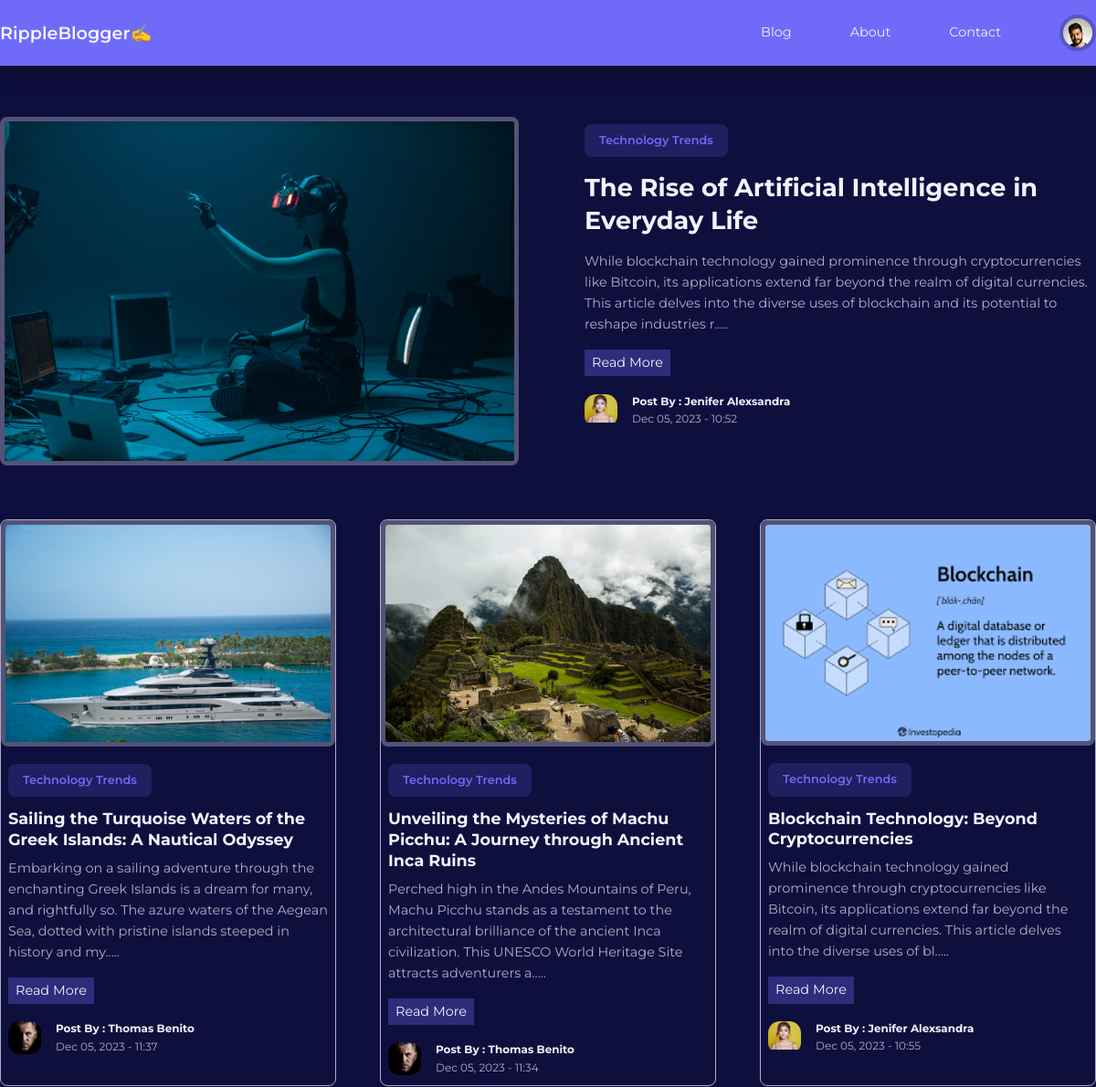
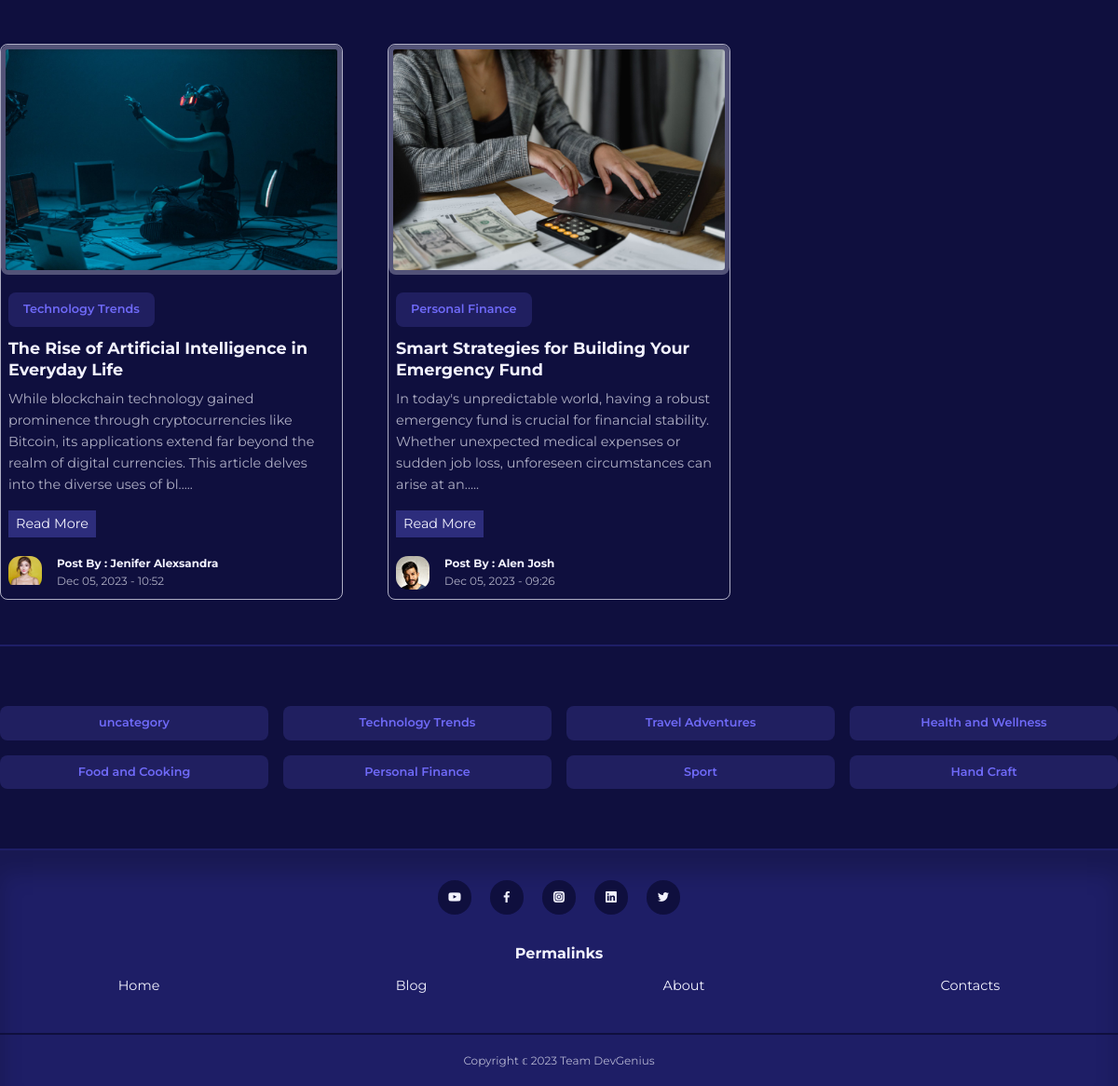
The page / (signed in) on the database its author committed (2 pictures, top to bottom).
### tables this page shows
CREATE TABLE `users` (
  `id` int(11) UNSIGNED NOT NULL,
  `firstname` varchar(50) NOT NULL,
  `lastname` varchar(50) NOT NULL,
  `username` varchar(50) NOT NULL,
  `email` varchar(100) NOT NULL,
  `password` varchar(255) NOT NULL,
  `avatar` varchar(255) NOT NULL,
  `is_admin` tinyint(1) NOT NULL
);

CREATE TABLE `posts` (
  `id` int(11) UNSIGNED NOT NULL,
  `title` varchar(255) NOT NULL,
  `body` text NOT NULL,
  `thumbnail` varchar(255) NOT NULL,
  `date_time` timestamp NOT NULL DEFAULT current_timestamp(),
  `category_id` int(11) UNSIGNED DEFAULT NULL,
  `author_id` int(11) UNSIGNED NOT NULL,
  `is_featured` tinyint(1) NOT NULL,
  `comments_count` int(11) DEFAULT 0
);

CREATE TABLE `categories` (
  `id` int(11) UNSIGNED NOT NULL,
  `title` varchar(255) NOT NULL,
  `description` text NOT NULL
);

### index.php (the view)
<?php
include 'partials/header.php';
$featured_query = "SELECT * FROM posts WHERE is_featured=1";
$featured_result = mysqli_query($connection, $featured_query);
$featured = mysqli_fetch_assoc($featured_result);
$query = "SELECT * FROM posts ORDER BY date_time DESC LIMIT 9";
$posts = mysqli_query($connection, $query);
?>
<?php if (mysqli_num_rows($featured_result) == 1) : ?>
    <section class="featured">
        <div class="container featured_container">
            <div class="post_thumbnail">
                <img src="./images/<?= $featured['thumbnail'] ?>" />
            </div>
            <div class="post_info">
                <?php
                $category_id = $featured['category_id'];
                $category_query = "SELECT * FROM categories WHERE id=$category_id";
                $category_result = mysqli_query($connection, $category_query);
                $category = mysqli_fetch_assoc($category_result);
                ?>
                <a href="<?= ROOT_URL ?>category-post.php?id=<?= $featured['category_id'] ?>" class="category_button"><?= $category['title'] ?></a>
                <h2 class="post_title">
                    <a href="<?= ROOT_URL ?>post.php?id=<?= $featured['id'] ?>"><?= $featured['title'] ?></a>
                </h2>
                <p class=" post_body">
                    <?= substr($featured['body'], 0, 250) ?>.....
                    <br />
                    <a href="<?= ROOT_URL ?>post.php?id=<?= $featured['id'] ?>">
                        <span class="read-more">Read More</span>
                    </a>
                </p>
                <div class="post_author">
                    <?php
                    $author_id = $featured['author_id'];
                    $author_query = "SELECT * FROM users WHERE id=$author_id";
                    $author_result = mysqli_query($connection, $author_query);
                    $author = mysqli_fetch_assoc($author_result);
                    ?>
                    <div class="post_author_avatar">
                        <img src="./images/<?= $author['avatar'] ?>" alt="avatar">
                    </div>
                    <div class="post_author-info">
                        <h5>Post By : <?= "{$author['firstname']} {$author['lastname']}" ?></h5>
                        <small>
                            <?= date("M d, Y - H:i", strtotime($featured['date_time'])) ?>
                        </small>
                    </div>
                </div>
            </div>
        </div>
    </section>
<?php endif ?>
<section class="posts <?= $featured ? '' : 'section_extra_margin' ?>">
    <div class="container posts_container">
        <?php while ($post = mysqli_fetch_assoc($posts)) : ?>
            <article class="post">
                <div class="post_thumbnail">
                    <img src="./images/<?= $post['thumbnail'] ?>" />
                </div>
                <div class="post_info">
                    <?php
                    $category_id = $post['category_id'];
                    $category_query = "SELECT * FROM categories WHERE id=$category_id";
                    $category_result = mysqli_query($connection, $category_query);
                    $category = mysqli_fetch_assoc($category_result);
                    ?>
                    <a href="<?= ROOT_URL ?>category-post.php?id=<?= $post['category_id'] ?>" class="category_button"><?= $category['title'] ?></a>
                    <h3 class="post_title">
                        <a href="<?= ROOT_URL ?>post.php?id=<?= $post['id'] ?>"><?= $post['title'] ?></a>
                    </h3>
                    <p class="post_body"><?= substr($post['body'], 0, 200) ?>..... <br />
                        <a href="<?= ROOT_URL ?>post.php?id=<?= $post['id'] ?>">
                            <span class="read-more">Read More</span>
                        </a>
                    </p>
                    <div class="post_author">
                        <?php
                        $author_id = $post['author_id'];
                        $author_query = "SELECT * FROM users WHERE id=$author_id";
                        $author_result = mysqli_query($connection, $author_query);
                        $author = mysqli_fetch_assoc($author_result);
                        ?>
                        <div class="post_author_avatar">
                            <img src="./images/<?= $author['avatar'] ?>" alt="avatar">
                        </div>
                        <div class="post_author_info">
                            <h5>Post By : <?= "{$author['firstname']} {$author['lastname']}" ?></h5>
                            <small>
                                <?= date("M d, Y - H:i", strtotime($post['date_time'])) ?>
                            </small>
                        </div>
                    </div>
                </div>
            </article>
        <?php endwhile ?>
    </div>
</section>
<section class="category_buttons">
    <div class="container category_buttons_container">
        <?php
        $all_categories_query = "SELECT * FROM categories";
        $all_categories = mysqli_query($connection, $all_categories_query);
        ?>
        <?php while ($category = mysqli_fetch_assoc($all_categories)) : ?>
            <a href="<?= ROOT_URL ?>category-post.php?id=<?= $category['id'] ?>" class="category_button"><?= $category['title'] ?></a>
        <?php endwhile ?>
    </div>
</section>
<?php
include "partials/footer.php";
?>

### partials/header.php (shortened to what this page needs)
<?php
require "config/database.php";
if (isset($_SESSION['user-id'])) {
  $id = filter_var($_SESSION['user-id'], FILTER_SANITIZE_FULL_SPECIAL_CHARS);
  $query = "SELECT avatar FROM users WHERE id ='$id'";
  $result = mysqli_query($connection, $query);
  $avatar = mysqli_fetch_assoc($result);
}
?>
<!DOCTYPE html>
<html lang="en">
<head>
  <link rel="stylesheet" href="https://unicons.iconscout.com/release/v4.0.8/css/line.css">
  <link rel="stylesheet" href="<?= ROOT_URL ?>css/style.css" />
</head>
<body>
  <nav>
    <div class="container nav_container">
      <a href="<?= ROOT_URL ?>index.php" class="nav_logo">RippleBlogger✍️</a>
      <ul class="nav_items">
        <li><a href="<?= ROOT_URL ?>blog.php">Blog</a></li>
        <li><a href="<?= ROOT_URL ?>about.php">About</a></li>
        <li><a href="<?= ROOT_URL ?>contact.php">Contact</a></li>
        <?php if (isset($_SESSION['user-id'])) : ?>
          <li class="nav_profile">
            <div class="avatar">
              <img src="<?= ROOT_URL . 'images/' . $avatar['avatar'] ?>" alt="nav-bar-profile-images" />
            </div>
          </li>
        <?php else : ?>
          <li><a href="<?= ROOT_URL ?>signin.php">Signin</a></li>
        <?php endif ?>
      </ul>
    </div>
  </nav>

### css/style.css (style rules this page uses)
:root { --color-primary: #6f6af8; --color-primary-variant: #5854c7; --color-primary-light: hsl(242, 91%, 69%, 18%); --color-red: #da0f3f; --color-red-light: hsl(346, 87%, 46%, 15%); --color-green: #00c476; --color-green-light: hsl(156, 100%, 38%, 15%); --color-gray-900: #1e1e66; --color-gray-700: #2d2d7c; --color-gray-300: rgba(242, 242, 254, 0.3); --color-gray-200: rgba(242, 242, 254, 0.7); --color-white: #f2f2fe; --color-bg: #0f0f3e; --transition: all 300ms ease; --container-width-lg: 74%; --container-width-md: 88%; --form-width: 50%; --card-border-radius-1: 0.3rem; --card-border-radius-2: 0.5rem; --card-border-radius-3: 0.8rem; --card-border-radius-4: 2rem; --card-border-radius-5: 5rem; }
* { margin: 0; padding: 0; outline: 0; border: 0; appearance: 0; list-style: none; text-decoration: none; box-sizing: border-box; }
body { font-family: 'Montserrat', sans-serif; line-height: 1.6; color: var(--color-gray-200); background: var(--color-bg); overflow-x: hidden; font-size: 0.9rem; }
.container { max-width: 1200px; margin: 0 auto; }
section { margin-top: 3rem; width: 100vw; }
h1, h2, h3, h4, h5 { color: var(--color-white); line-height: 1.3; }
h2 { font-size: 1.7rem; margin: 1rem 0; }
h3 { font-size: 1.1rem; margin: 0.8rem 0 0.5rem; }
a, li { color: var(--color-white); transition: var(--transition); }
img { display: block; width: 100%; background-size: cover; }
.read-more { display: inline-block; background-color: var(--color-gray-700); color: #f2f2fe; padding: 3px 8px; margin-top: 1rem; }
nav { background: var(--color-primary); width: 100vw; height: 4.5rem; position: fixed; top: 0; z-index: 20; box-shadow: 0 1rem 1rem rgba(0, 0, 0, 0.2); }
.nav_container { height: 100%; display: flex; align-items: center; justify-content: space-between; }
.avatar { width: 2.5rem; height: 2.5rem; border-radius: 50%; overflow: hidden; border: 0.3rem solid var(--color-primary-variant); }
.nav_logo { font-weight: 600; font-size: 1.2rem; }
.nav_items { display: flex; align-items: center; gap: 4rem; }
.nav_profile { position: relative; cursor: pointer; }
.category_button { background: var(--color-primary-light); color: var(--color-primary); display: inline-block; padding: 0.5rem 1rem; border-radius: var(--card-border-radius-2); font-weight: 600; font-size: 0.8rem; text-align: center; }
.post { border-radius: 0.5rem; border: 0.1rem solid var(--color-gray-200); }
.post_info { padding: 0.5rem; }
.post_thumbnail { border-radius: 0.5rem; border: 0.35rem solid var(--color-gray-300); overflow: hidden; margin-bottom: 0.7rem; }
.post_author { display: flex; gap: 1rem; margin-top: 1.2rem; }
.post_author_avatar { width: 2.5em; height: 2.5em; border-radius: var(--card-border-radius-3); overflow: hidden; }
.featured { margin-top: 8rem; }
.featured_container { display: grid; grid-template-columns: 1fr 1fr; gap: 4rem; }
.featured .post_thumbnail { height: fit-content; }
.posts_container { display: grid; grid-template-columns: repeat(3, 1fr); gap: 3rem; }
.category_buttons { padding: 4rem 0; border-bottom: 2px solid var(--color-gray-900); border-top: 2px solid var(--color-gray-900); }
.category_buttons_container { display: grid; grid-template-columns: repeat(4, 1fr); gap: 1rem; }

### rows shown on the page
users: avatar (picture)
posts: thumbnail (picture), title "The Rise of Artificial Intelligence in Everyday Life", body "While blockchain technology gained prominence through cryptocurrencies like Bitcoin, its applications extend far beyond the realm of digital currencies. This article delves into the diverse uses of blockchain and its potential to reshape industries r", date_time "Dec 05, 2023 - 10:52", category.title "Technology Trends", body "While blockchain technology gained prominence through cryptocurrencies like Bitcoin, its applications extend far beyond the realm of digital currencies. This article delves into the diverse uses of bl", author.avatar (picture), author.firstname "Jenifer", author.lastname "Alexsandra"
categories: title "Technology Trends"
users: avatar (picture), firstname "Jenifer", lastname "Alexsandra"
posts: thumbnail (picture), category.title "Technology Trends", title "Sailing the Turquoise Waters of the Greek Islands: A Nautical Odyssey", body "Embarking on a sailing adventure through the enchanting Greek Islands is a dream for many, and rightfully so. The azure waters of the Aegean Sea, dotted with pristine islands steeped in history and my", author.avatar (picture), author.firstname "Thomas", author.lastname "Benito", date_time "Dec 05, 2023 - 11:37"
posts: thumbnail (picture), category.title "Technology Trends", title "Unveiling the Mysteries of Machu Picchu: A Journey through Ancient Inca Ruins", body "Perched high in the Andes Mountains of Peru, Machu Picchu stands as a testament to the architectural brilliance of the ancient Inca civilization. This UNESCO World Heritage Site attracts adventurers a", author.avatar (picture), author.firstname "Thomas", author.lastname "Benito", date_time "Dec 05, 2023 - 11:34"
posts: thumbnail (picture), category.title "Technology Trends", title "Blockchain Technology: Beyond Cryptocurrencies", body "While blockchain technology gained prominence through cryptocurrencies like Bitcoin, its applications extend far beyond the realm of digital currencies. This article delves into the diverse uses of bl", author.avatar (picture), author.firstname "Jenifer", author.lastname "Alexsandra", date_time "Dec 05, 2023 - 10:55"
posts: thumbnail (picture), category.title "Personal Finance", title "Smart Strategies for Building Your Emergency Fund", body "In today's unpredictable world, having a robust emergency fund is crucial for financial stability. Whether unexpected medical expenses or sudden job loss, unforeseen circumstances can arise at an", author.avatar (picture), author.firstname "Alen", author.lastname "Josh", date_time "Dec 05, 2023 - 09:26"
categories: title "uncategory"
categories: title "Travel Adventures"
categories: title "Health and Wellness"
categories: title "Food and Cooking"
categories: title "Personal Finance"
categories: title "Sport"
categories: title "Hand Craft"
